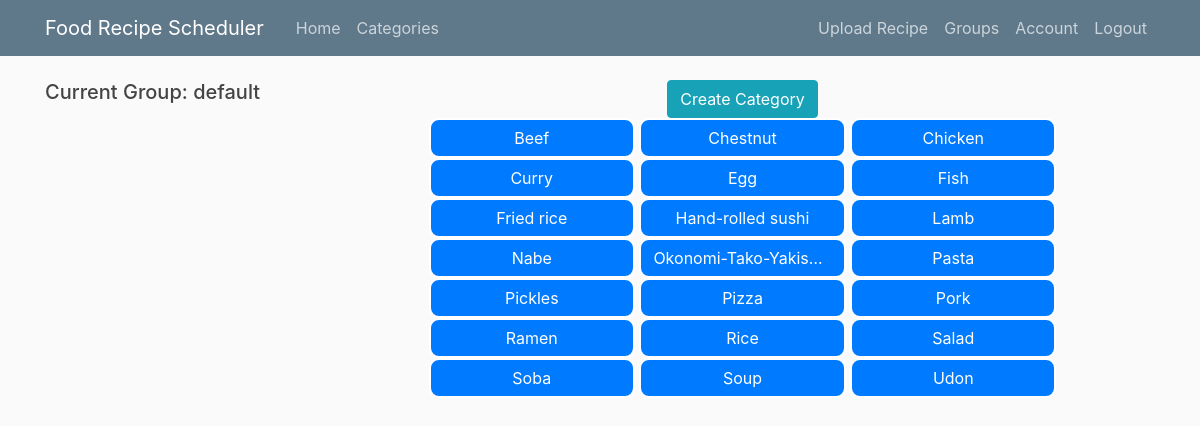
The page /categories/show (signed in) on the database as committed earlier.
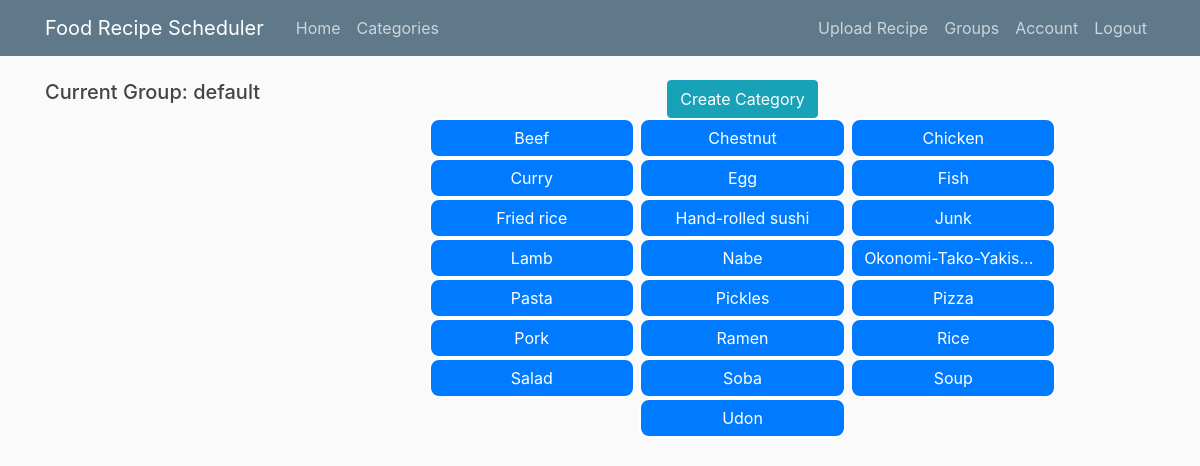
The same page on the database as committed later.
### recipe_scheduler/models.py (models this page shows, shortened)
class Group(db.Model):
    __table_name__ = 'group'
    id = db.Column(db.Integer, primary_key=True)
    group_name = db.Column(db.String(50), unique=False)
    events = db.relationship('Event', backref='event_group', lazy=True)
    categories = db.relationship(
        'Category', backref='category_group', lazy=True)

class Category(db.Model):
    __table_name__ = 'category'
    id = db.Column(db.Integer, primary_key=True)
    category_name = db.Column(db.String(30), unique=False, nullable=False)
    recipes = db.relationship('Recipe', backref='category', lazy=True)
    group_id = db.Column(db.Integer, db.ForeignKey('group.id'), nullable=False)
    def to_dict(self):
        return {
            'id': self.id,
            'category_name': self.category_name,
            'categories': self.recipes
        }

### recipe_scheduler/categories/routes.py (the view)
@categories.route('/categories/show', methods=['GET'])
@login_required
def show_categories():
    select_group = current_user.get_current_group()
    all_categories = Category.query.filter_by(group_id=select_group)\
        .order_by(Category.category_name).all()
    categories_list = [c.to_dict() for c in all_categories]
    user_list = current_user.user_groups
    return render_template('show_categories.html',
                           categories_list=categories_list,
                           user_list=user_list,
                           select_group=int(select_group))

### recipe_scheduler/models.py (called while the page is built)
@login_manager.user_loader
def loader_user(user_id):
    return User.query.get(int(user_id))

    def get_current_group(self):
        return self.current_group

### recipe_scheduler/templates/show_categories.html
{% extends "layout.html" %}
{% block content %}
    <div class="new-category">
        <a class="btn btn-info" href=" {{ url_for('categories.new_category') }} ">Create Category</a>
    </div>
    <div class="categories">
        {% for category in categories_list %}
            <a class="btn btn-primary col-md-3 col-5 category" href=" {{ url_for('categories.show_recipes', category_id=category.id) }} ">{{category.category_name}}</a>
        {% endfor %}
    </div>
{% endblock content %}

### recipe_scheduler/templates/sub_menu.html (shortened to what this page needs)
{% if current_user.is_authenticated %}
    {% if group_title %}
<form name="myForm" action="{{ url_for('main.home') }}" method="post" id="submit-form-group">
    <button type="button" class="btn btn-info btn-block" data-toggle="collapse" data-target="#submenu-group">
        {{ group_title }}</button>
    <div id="submenu-group" class="collapse">
        {% for i in user_list%}
        <input type="radio"
               {% if i.id == select_group %}
               checked="checked"
               {% endif %}
               name="group_options" id="option-{{i.id}}" value="{{i.id}}"> {{i.group_name}} </input><br>
        {% endfor %}
    </div>
</form>
    {% else %}
    {% for i in user_list%}
    {% if i.id == select_group %}
    <div class="current-group">
        <h5>Current Group: {{i.group_name}}</h5>
    </div>
    {% endif %}
    {% endfor %}
    {% endif%}
{% endif %}

Rows that differ between the two databases and show on the page:
added Category: category_name "Junk"
